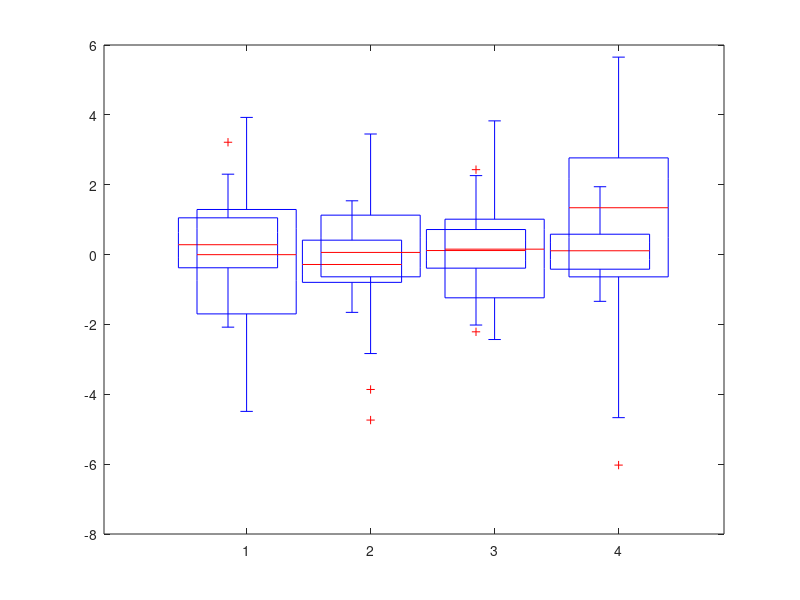

The MATLAB script that drew this image:
clear
close all
clc
F1=randn(40,4);
F2=randn(40,4).*2;

position1=1:1:size(F1,2);
position2=position1+0.15;

figure;
boxplot(F1,'Color', 'b','positions', position1,'width',0.12)
hold on
boxplot(F2,'Color', 'r','positions', position2,'width',0.12)
